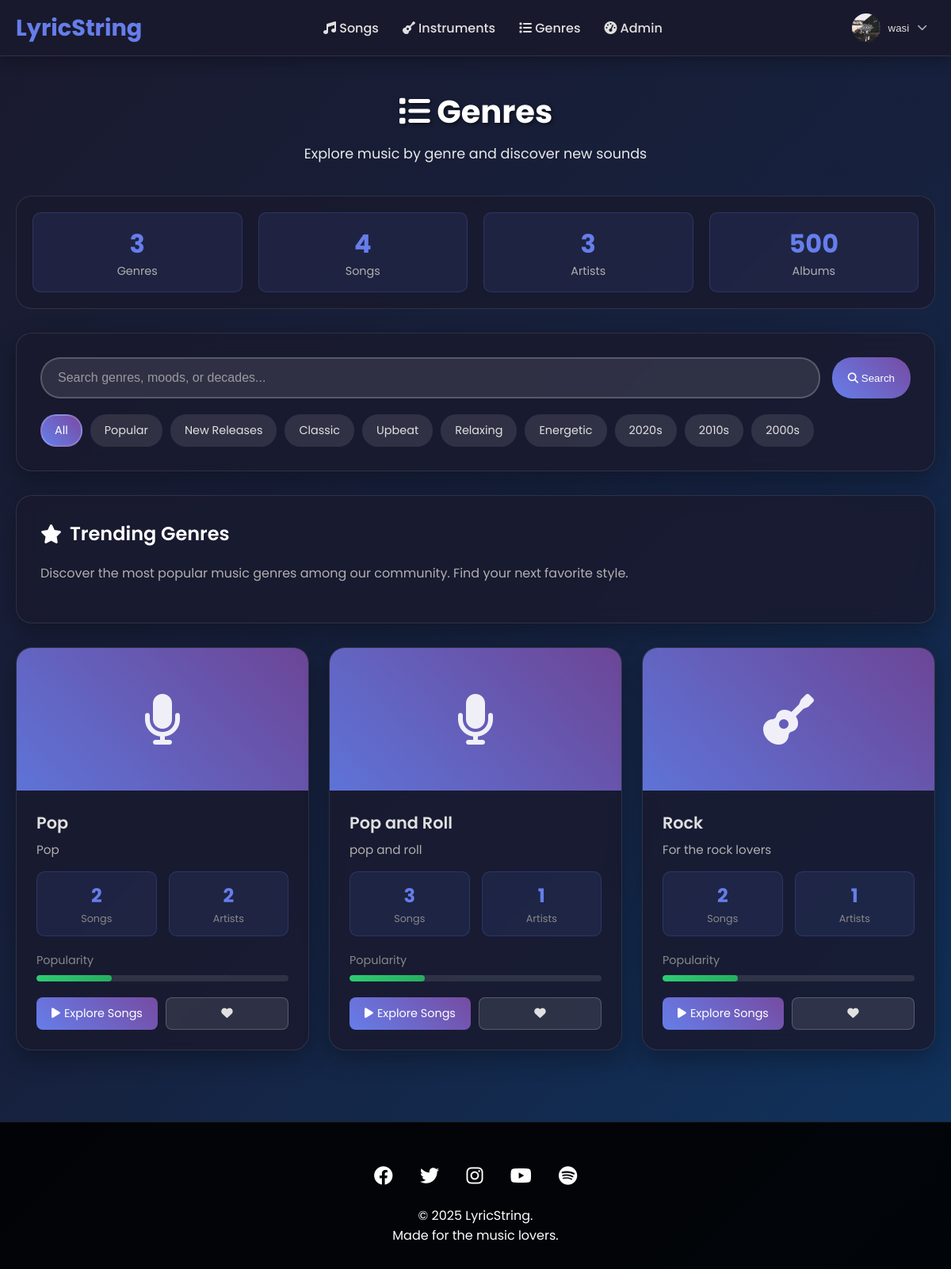
Screenshot of /genres/ (signed in) with the database file from the repository.
### users/models.py (models this page shows, shortened)
class CustomUser(AbstractUser):
    username = models.CharField(
        max_length=150,
        unique=True,
        help_text='Required. 150 characters or fewer. Letters, digits and @/./+/-/_ only.',
        validators=[AbstractUser.username_validator],
        error_messages={
            'unique': "A user with that username already exists.",
        },
    )
    bio = models.TextField(blank=True)
    profile_picture = models.ImageField(upload_to='profile_pics/', blank=True)
    location = models.CharField(max_length=100, blank=True)
    website = models.URLField(blank=True)
    social_media = models.CharField(max_length=100, blank=True)
    skill_level = models.CharField(max_length=20, choices=[
        ('beginner', 'Beginner'),
        ('intermediate', 'Intermediate'),
        ('advanced', 'Advanced'),
        ('professional', 'Professional')
    ], default='beginner')
    groups = models.ManyToManyField(
        'auth.Group',
        verbose_name='groups',
        blank=True,
        help_text='The groups this user belongs to. A user will get all permissions granted to each of their groups.',
        related_name="customuser_set",
        related_query_name="user",
    )
    user_permissions = models.ManyToManyField(
        'auth.Permission',
        verbose_name='user permissions',
        blank=True,
        help_text='Specific permissions for this user.',
        related_name="customuser_set",
        related_query_name="user",
    )

### content/models.py (models this page shows, shortened)
class Genre(models.Model):
    name = models.CharField(max_length=50, unique=True)
    description = models.TextField(blank=True)
    icon_class = models.CharField(max_length=50, default='fas fa-music')

### content/views.py (the view)
# urls.py: path('genres/', views.genre_list_view, name='genre_list'),
def genre_list_view(request):
    genres = Genre.objects.all()
    for genre in genres:
        genre_name_lower = genre.name.lower()
        if 'rock' in genre_name_lower:
            genre.icon_class = 'fas fa-guitar'
        elif 'pop' in genre_name_lower:
            genre.icon_class = 'fas fa-microphone'
        elif 'jazz' in genre_name_lower:
            genre.icon_class = 'fas fa-music'
        elif 'classical' in genre_name_lower:
            genre.icon_class = 'fas fa-violin'
        elif 'hip' in genre_name_lower or 'rap' in genre_name_lower:
            genre.icon_class = 'fas fa-drum'
        elif 'electronic' in genre_name_lower or 'dance' in genre_name_lower:
            genre.icon_class = 'fas fa-synth'
        elif 'country' in genre_name_lower:
            genre.icon_class = 'fas fa-hat-cowboy'
        elif 'blues' in genre_name_lower:
            genre.icon_class = 'fas fa-guitar-electric'
        elif 'folk' in genre_name_lower:
            genre.icon_class = 'fas fa-guitar-acoustic'
        elif 'reggae' in genre_name_lower:
            genre.icon_class = 'fas fa-drum-steelpan'
        elif 'metal' in genre_name_lower:
            genre.icon_class = 'fas fa-guitar-electric'
        else:
            genre.icon_class = 'fas fa-music'
        genre.song_count = genre.song_set.count()
        genre.artist_count = Artist.objects.filter(genres=genre).count()
        if genre.song_count > 50:
            genre.popularity_level = 'high'
        elif genre.song_count > 20:
            genre.popularity_level = 'medium'
        else:
            genre.popularity_level = 'low'
    context = {
        'genres': genres,
        'total_genres': Genre.objects.count(),
        'total_songs': Song.objects.count(),
        'total_artists': Artist.objects.count(),
        'total_albums': 500,  # This would come from an Album model if you had one
    }
    return render(request, 'content/genre_list.html', context)

### templates/content/genre_list.html (shortened to what this page needs)
{% extends "base.html" %}
{% load static %}
{% block extra_css %}
<link rel="stylesheet" href="{% static 'css/genre_list.css' %}">
{% endblock %}
{% block content %}
<div class="page-header">
    <h1><i class="fas fa-list"></i> Genres</h1>
    <p>Explore music by genre and discover new sounds</p>
</div>
<div class="stats-section">
    <div class="stats-grid">
        <div class="global-stat-item">
            <div class="global-stat-number">{{ total_genres }}</div>
            <div class="global-stat-label">Genres</div>
        </div>
        <div class="global-stat-item">
            <div class="global-stat-number">{{ total_songs }}</div>
            <div class="global-stat-label">Songs</div>
        </div>
        <div class="global-stat-item">
            <div class="global-stat-number">{{ total_artists }}</div>
            <div class="global-stat-label">Artists</div>
        </div>
        <div class="global-stat-item">
            <div class="global-stat-number">{{ total_albums }}</div>
            <div class="global-stat-label">Albums</div>
        </div>
    </div>
</div>
<div class="search-section">
    <div class="search-bar">
        <input type="text" class="search-input" placeholder="Search genres, moods, or decades...">
        <button class="btn btn-primary">
            <i class="fas fa-search"></i> Search
        </button>
    </div>
    <div class="filter-tags">
        <span class="filter-tag active">All</span>
        <span class="filter-tag">Popular</span>
        <span class="filter-tag">New Releases</span>
        <span class="filter-tag">Classic</span>
        <span class="filter-tag">Upbeat</span>
        <span class="filter-tag">Relaxing</span>
        <span class="filter-tag">Energetic</span>
        <span class="filter-tag">2020s</span>
        <span class="filter-tag">2010s</span>
        <span class="filter-tag">2000s</span>
    </div>
</div>
<div class="featured-section">
    <h2 class="section-title">
        <i class="fas fa-star"></i> Trending Genres
    </h2>
    <p style="color: #b0b0b0; margin-bottom: 20px;">
        Discover the most popular music genres among our community. Find your next favorite style.
    </p>
</div>
<div class="genres-grid">
    {% for genre in genres %}
    <div class="genre-card {{ genre.slug }}">
        <div class="genre-header">
            <div class="genre-bg"></div>
            <i class="genre-icon {{ genre.icon_class }}"></i>
        </div>
        <div class="genre-info">
            <div class="genre-name">{{ genre.name }}</div>
            <div class="genre-description">
                {{ genre.description }}
            </div>
            <div class="genre-stats">
                <div class="stat-item">
                    <div class="stat-number">{{ genre.song_set.count }}</div>
                    <div class="stat-label">Songs</div>
                </div>
                <div class="stat-item">
                    <div class="stat-number">{{ genre.artist_count }}</div>
                    <div class="stat-label">Artists</div>
                </div>
            </div>
            <div class="popularity-section popularity-{{ genre.popularity_level }}">
                <div class="popularity-label">Popularity</div>
                <div class="popularity-bar">
                    <div class="popularity-progress"></div>
                </div>
            </div>
            <div class="genre-actions">
                <a href="{% url 'genre_songs' genre.id %}" class="action-btn btn-primary" style="text-decoration: none; display: flex; align-items: center; justify-content: center; gap: 5px;">
                    <i class="fas fa-play"></i> Explore Songs
                </a>
                <button class="action-btn btn-secondary">
                    <i class="fas fa-heart"></i>
                </button>
            </div>
        </div>
    </div>
    {% endfor %}
</div>
{% endblock %}

### templates/base.html (shortened to what this page needs)
{% load static %}
<!DOCTYPE html>
<html lang="en">
<head>
    <link rel="stylesheet" href="https://cdnjs.cloudflare.com/ajax/libs/font-awesome/6.4.0/css/all.min.css">
    <link rel="stylesheet" href="{% static 'css/styles.css' %}">
    <link rel="stylesheet" href="{% static 'css/base.css' %}">
    {% block extra_css %}{% endblock %}
</head>
<body>
    <header class="header">
        <nav class="nav-container">
            <a href="/" class="logo">
                LyricString
            </a>
            <ul class="nav-menu">
                <li><a href="/"><i class="fas fa-music"></i> Songs</a></li>
                <li><a href="/instruments/"><i class="fas fa-guitar"></i> Instruments</a></li>
                <li><a href="/genres/"><i class="fas fa-list"></i> Genres</a></li>
                {% if user.is_staff %}
                <li><a href="/dashboard/"><i class="fas fa-tachometer-alt"></i> Admin</a></li>
                {% endif %}
            </ul>
            <div class="user-actions">
                {% if user.is_authenticated %}
                <div class="user-profile">
                    <div class="profile-dropdown">
                        <button class="profile-btn">
                            {% if user.profile_picture %}
                            <img src="{{ user.profile_picture.url }}" alt="{{ user.username }}" class="profile-pic">
                            {% else %}
                            <div class="profile-pic default"><i class="fas fa-user"></i></div>
                            {% endif %}
                            <span class="username">{{ user.username }}</span>
                            <i class="fas fa-chevron-down dropdown-icon"></i>
                        </button>
                    </div>
                </div>
                {% else %}
                <a href="{% url 'login' %}" class="btn btn-outline">Sign in</a>
                <a href="{% url 'register' %}" class="btn btn-primary">Sign up</a>
                {% endif %}
            </div>
        </nav>
    </header>
    <main class="main-content">
        {% block content %}{% endblock %}
    </main>
    <footer class="footer">
        <div class="footer-content">
            <div class="social-links">
                <a href="#"><i class="fab fa-facebook"></i></a>
                <a href="#"><i class="fab fa-twitter"></i></a>
                <a href="#"><i class="fab fa-instagram"></i></a>
                <a href="#"><i class="fab fa-youtube"></i></a>
                <a href="#"><i class="fab fa-spotify"></i></a>
            </div>
            <p>&copy; 2025 LyricString.</p>
            <p>Made for the music lovers.</p>
        </div>
    </footer>
</body>
</html>

### static/css/styles.css (style rules this page uses)
* { margin: 0; padding: 0; box-sizing: border-box; }
body { font-family: 'Poppins', sans-serif; background: linear-gradient(135deg, #1a1a2e 0%, #16213e 50%, #0f3460 100%); min-height: 100vh; color: #e0e0e0; }
.header { background: rgba(26, 26, 46, 0.95); backdrop-filter: blur(10px); box-shadow: 0 4px 20px rgba(0,0,0,0.3); position: sticky; top: 0; z-index: 1000; border-bottom: 1px solid rgba(255, 255, 255, 0.1); }
.nav-container { max-width: 1400px; margin: 0 auto; padding: 0 20px; display: flex; justify-content: space-between; align-items: center; height: 70px; }
.logo { display: flex; align-items: center; gap: 10px; font-size: 1.8rem; font-weight: 700; color: #667eea; text-decoration: none; }
.nav-menu { display: flex; list-style: none; gap: 30px; }
.nav-menu a { text-decoration: none; color: #e0e0e0; font-weight: 500; transition: color 0.3s ease; position: relative; }
.nav-menu a::after { content: ''; position: absolute; width: 0; height: 2px; bottom: -5px; left: 0; background: linear-gradient(45deg, #667eea, #764ba2); transition: width 0.3s ease; }
.user-actions { display: flex; gap: 15px; align-items: center; }
.btn { padding: 10px 20px; border-radius: 25px; text-decoration: none; font-weight: 500; transition: all 0.3s ease; border: none; cursor: pointer; }
.btn-primary { background: linear-gradient(45deg, #667eea, #764ba2); color: white; }
.user-profile { position: relative; }
.profile-dropdown { position: relative; }
.profile-btn { display: flex; align-items: center; gap: 10px; background: transparent; border: none; cursor: pointer; padding: 5px 10px; border-radius: 30px; transition: all 0.3s ease; }
.profile-pic { width: 36px; height: 36px; border-radius: 50%; object-fit: cover; }
.username { font-weight: 500; color: #e0e0e0; }
.dropdown-icon { font-size: 0.8rem; color: #b0b0b0; transition: transform 0.3s ease; }
.main-content { max-width: 1400px; margin: 0 auto; padding: 40px 20px; min-height: calc(100vh - 140px); }
.page-header { text-align: center; margin-bottom: 40px; color: white; }
.page-header h1 { font-size: 2.5rem; margin-bottom: 10px; text-shadow: 2px 2px 4px rgba(0,0,0,0.5); }
.page-header p { font-size: 1.1rem; opacity: 0.9; }
.search-section { background: rgba(26, 26, 46, 0.8); backdrop-filter: blur(10px); border-radius: 20px; padding: 30px; margin-bottom: 30px; box-shadow: 0 10px 30px rgba(0,0,0,0.3); border: 1px solid rgba(255, 255, 255, 0.1); }
.search-bar { display: flex; gap: 15px; margin-bottom: 20px; }
.search-input { flex: 1; padding: 15px 20px; border: 2px solid rgba(255, 255, 255, 0.2); border-radius: 25px; font-size: 1rem; transition: border-color 0.3s ease; background: rgba(255, 255, 255, 0.1); color: #e0e0e0; }
.search-input::placeholder { color: rgba(224, 224, 224, 0.6); }
.filter-tags { display: flex; gap: 10px; flex-wrap: wrap; }
.filter-tag { padding: 8px 16px; background: rgba(255, 255, 255, 0.1); border-radius: 20px; font-size: 0.9rem; cursor: pointer; transition: all 0.3s ease; border: 2px solid transparent; color: #e0e0e0; }
.filter-tag:hover, .filter-tag.active { background: linear-gradient(45deg, #667eea, #764ba2); color: white; border-color: rgba(255, 255, 255, 0.2); }
.action-btn { background: none; border: none; font-size: 1rem; cursor: pointer; padding: 6px; border-radius: 50%; transition: all 0.3s ease; color: #888; }
.stats-section { background: rgba(26, 26, 46, 0.8); backdrop-filter: blur(10px); border-radius: 20px; padding: 20px; margin-bottom: 30px; text-align: center; border: 1px solid rgba(255, 255, 255, 0.1); }
.stats-grid { display: grid; grid-template-columns: repeat(auto-fit, minmax(150px, 1fr)); gap: 20px; }
.stat-item { padding: 15px; border-radius: 10px; background: rgba(102, 126, 234, 0.1); border: 1px solid rgba(102, 126, 234, 0.2); }
.stat-number { font-size: 2rem; font-weight: 700; color: #667eea; }
.stat-label { color: #b0b0b0; font-size: 0.9rem; }
.footer { background: rgba(0,0,0,0.9); color: white; text-align: center; padding: 30px 0; margin-top: 50px; border-top: 1px solid rgba(255, 255, 255, 0.1); }
.footer-content { max-width: 1400px; margin: 0 auto; padding: 0 20px; }
.social-links { margin: 20px 0; }
.social-links a { color: white; font-size: 1.5rem; margin: 0 15px; transition: color 0.3s ease; }

### rows the page displays
CustomUser: profile_picture (picture), username "wasi"
Genre: name "Pop", description "Pop", song_set.count "2", artist_count "2"
Genre: name "Pop and Roll", description "pop and roll", song_set.count "3", artist_count "1"
Genre: name "Rock", description "For the rock lovers", song_set.count "2", artist_count "1"

### other values shown
{{ total_genres }} "3"
{{ total_songs }} "4"
{{ total_artists }} "3"
{{ total_albums }} "500"
